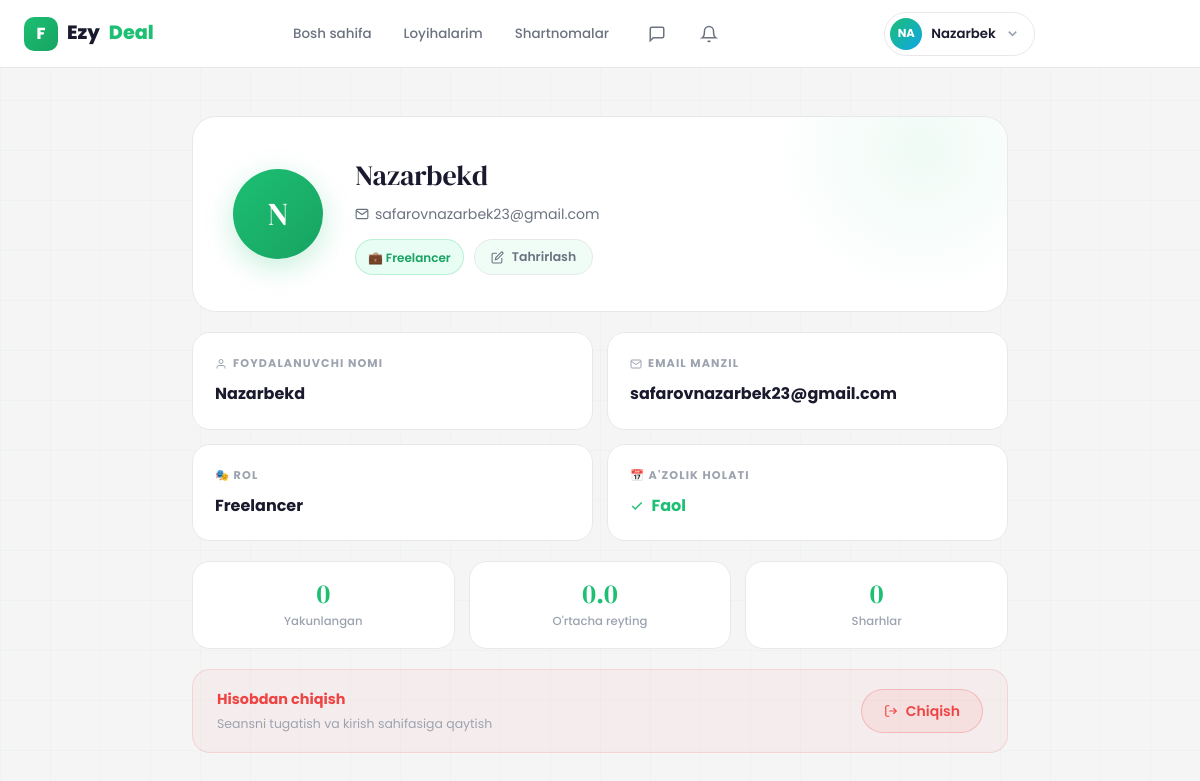
The page /profile/1/ (signed in) on the database its author committed.
### Users/models.py (models this page shows, shortened)
class User(AbstractUser):
    ROLE_CHOICE = (
        (CLIENT, 'client'),
        (FREELANCER, 'freelancer'),
    )
    email = models.EmailField(unique=True)
    role = models.CharField(max_length=20, choices=ROLE_CHOICE)
    bio = models.TextField(blank=True, null=True)
    avatar = models.ImageField(upload_to='avatars/', blank=True, null=True)
    created_at = models.DateTimeField(auto_now_add=True)

### Users/views.py (the view)
# urls.py: path('profile/<int:pk>/', UserProfileView, name='user_profile'),
@login_required(login_url='login')
def UserProfileView(request, pk):
    profile_user = get_object_or_404(User, pk=pk)
    profile = FreelancerProfile.objects.filter(user=profile_user).first()
    avg_rating = 0
    review_count = 0
    if profile:
        agg = Review.objects.filter(freelancer=profile).aggregate(avg=Avg('rating'))
        avg_rating = agg['avg'] or 0
        review_count = Review.objects.filter(freelancer=profile).count()
    context = {
        'profile_user': profile_user,
        'username': profile_user.username,
        'email': profile_user.email,
        'role': profile_user.role,
        'freelancer_profile': profile,
        'avg_rating': avg_rating,
        'review_count': review_count,
    }
    return render(request, 'profile.html', context)

### Notifications/context_processors.py (called while the page is built)
def notifications_count(request):
    if request.user.is_authenticated:
        count = request.user.notifications.filter(is_read=False).count()
        recent = list(request.user.notifications.all()[:5])
        return {'unread_notifications': count, 'recent_notifications': recent}
    return {'unread_notifications': 0, 'recent_notifications': []}

### templates/profile.html (shortened to what this page needs)
{% extends 'base.html' %}
{% block content %}
<div class="profile-wrap">
    <div class="profile-hero">
        <div class="profile-avatar">{{ username|first|upper }}</div>
        <div class="profile-info">
            <div class="profile-name">{{ username }}</div>
            <div class="profile-email">
                <svg width="14" height="14" viewBox="0 0 24 24" fill="none" stroke="currentColor" stroke-width="2"><path d="M4 4h16c1.1 0 2 .9 2 2v12c0 1.1-.9 2-2 2H4c-1.1 0-2-.9-2-2V6c0-1.1.9-2 2-2z"/><polyline points="22,6 12,13 2,6"/></svg>
                {{ email }}
            </div>
            <div class="profile-actions">
                <span class="badge-role">
                    {% if role == 'freelancer' %}💼 Freelancer{% else %}🏢 Mijoz{% endif %}
                </span>
                <a href="{% url 'edit_profile' %}" class="btn btn-ghost btn-sm">
                    <svg width="13" height="13" viewBox="0 0 24 24" fill="none" stroke="currentColor" stroke-width="2"><path d="M11 4H4a2 2 0 0 0-2 2v14a2 2 0 0 0 2 2h14a2 2 0 0 0 2-2v-7"/><path d="M18.5 2.5a2.121 2.121 0 0 1 3 3L12 15l-4 1 1-4 9.5-9.5z"/></svg>
                    Tahrirlash
                </a>
            </div>
        </div>
    </div>
    <div class="info-grid">
        <div class="info-card">
            <div class="info-card-label">
                <svg width="12" height="12" viewBox="0 0 24 24" fill="none" stroke="currentColor" stroke-width="2"><path d="M20 21v-2a4 4 0 0 0-4-4H8a4 4 0 0 0-4 4v2"/><circle cx="12" cy="7" r="4"/></svg>
                Foydalanuvchi nomi
            </div>
            <div class="info-card-val">{{ username }}</div>
        </div>
        <div class="info-card">
            <div class="info-card-label">
                <svg width="12" height="12" viewBox="0 0 24 24" fill="none" stroke="currentColor" stroke-width="2"><path d="M4 4h16c1.1 0 2 .9 2 2v12c0 1.1-.9 2-2 2H4c-1.1 0-2-.9-2-2V6c0-1.1.9-2 2-2z"/><polyline points="22,6 12,13 2,6"/></svg>
                Email manzil
            </div>
            <div class="info-card-val">{{ email }}</div>
        </div>
        <div class="info-card">
            <div class="info-card-label">🎭 Rol</div>
            <div class="info-card-val">{% if role == 'freelancer' %}Freelancer{% else %}Mijoz (Client){% endif %}</div>
        </div>
        <div class="info-card">
            <div class="info-card-label">📅 A'zolik holati</div>
            <div class="info-card-val" style="color:var(--success);">
                <svg width="14" height="14" viewBox="0 0 24 24" fill="none" stroke="currentColor" stroke-width="2.5" style="display:inline;vertical-align:middle;margin-right:4px"><polyline points="20 6 9 17 4 12"/></svg>
                Faol
            </div>
        </div>
    </div>
    {% if role == 'freelancer' %}
    <div class="stats-row">
        <div class="stat-mini">
            <div class="stat-mini-val">{{ done_count|default:0 }}</div>
            <div class="stat-mini-label">Yakunlangan</div>
        </div>
        <div class="stat-mini">
            <div class="stat-mini-val">{{ avg_rating|floatformat:1|default:"—" }}</div>
            <div class="stat-mini-label">O'rtacha reyting</div>
        </div>
        <div class="stat-mini">
            <div class="stat-mini-val">{{ review_count|default:0 }}</div>
            <div class="stat-mini-label">Sharhlar</div>
        </div>
    </div>
    {% endif %}
    <div class="danger-zone">
        <div>
            <div class="danger-zone-title">Hisobdan chiqish</div>
            <div class="danger-zone-sub">Seansni tugatish va kirish sahifasiga qaytish</div>
        </div>
        <a href="{% url 'logout' %}" class="btn btn-danger">
            <svg width="14" height="14" viewBox="0 0 24 24" fill="none" stroke="currentColor" stroke-width="2"><path d="M9 21H5a2 2 0 0 1-2-2V5a2 2 0 0 1 2-2h4"/><polyline points="16 17 21 12 16 7"/><line x1="21" y1="12" x2="9" y2="12"/></svg>
            Chiqish
        </a>
    </div>
</div>
{% endblock %}

### templates/base.html (shortened to what this page needs)
<!DOCTYPE html>
<html lang="uz">
<head>
</head>
<body>
<nav class="navbar">
    <div class="container">
        <a href="{% url 'logo_redirect' %}" class="nav-logo">
            <div class="logo-mark">F</div>
            Ezy<em>Deal</em>
        </a>
        <nav class="nav-links">
            {% if user.is_authenticated %}
                {% if user.role == 'freelancer' %}
                    <a href="{% url 'main_freelancer' %}" class="nav-link">Loyihalar</a>
                    <a href="{% url 'saved_projects' %}" class="nav-link">Saqlangan</a>
                    <a href="{% url 'freelancer_contract_list' %}" class="nav-link">Shartnomalar</a>
                {% else %}
                    <a href="{% url 'main_client' %}" class="nav-link">Bosh sahifa</a>
                    <a href="{% url 'myprojects' %}" class="nav-link">Loyihalarim</a>
                    <a href="{% url 'client_contract_list' %}" class="nav-link">Shartnomalar</a>
                {% endif %}
            {% else %}
                <a href="{% url 'login' %}" class="nav-link">Kirish</a>
            {% endif %}
        </nav>
        {% if user.is_authenticated %}
        <a href="{% url 'inbox' %}" class="nav-icon-btn" title="Xabarlar" style="position:relative;display:flex;align-items:center;justify-content:center;width:36px;height:36px;border-radius:50%;color:var(--text2);transition:var(--t);">
            <svg width="18" height="18" viewBox="0 0 24 24" fill="none" stroke="currentColor" stroke-width="2"><path d="M21 15a2 2 0 0 1-2 2H7l-4 4V5a2 2 0 0 1 2-2h14a2 2 0 0 1 2 2z"/></svg>
        </a>
        <a href="{% url 'notifications' %}" class="nav-icon-btn" title="Bildirishnomalar" style="position:relative;display:flex;align-items:center;justify-content:center;width:36px;height:36px;border-radius:50%;color:var(--text2);transition:var(--t);">
            <svg width="18" height="18" viewBox="0 0 24 24" fill="none" stroke="currentColor" stroke-width="2"><path d="M18 8A6 6 0 0 0 6 8c0 7-3 9-3 9h18s-3-2-3-9"/><path d="M13.73 21a2 2 0 0 1-3.46 0"/></svg>
        </a>
        <div class="profile-wrap">
            <div class="profile-btn">
                <div class="avatar">
                    {% if user.avatar %}
                        <img src="{{ user.avatar.url }}" alt="{{ user.username }}" style="width:100%;height:100%;object-fit:cover;border-radius:50%;">
                    {% else %}
                        {{ user.username|slice:":2"|upper }}
                    {% endif %}
                </div>
                <span class="uname">{{ user.username }}</span>
                <svg class="nav-icon chevron" viewBox="0 0 24 24" fill="none" stroke="currentColor" stroke-width="2.5">
                    <polyline points="6 9 12 15 18 9"/>
                </svg>
            </div>
        </div>
        {% else %}
        <a href="{% url 'register' %}" class="btn btn-primary btn-sm">Boshlash →</a>
        {% endif %}
    </div>
</nav>
<main class="main">
    {% block content %}{% endblock %}
</main>
</body>
</html>

### templates/base.html (style rules this page uses)
:root { --bg: #f5f5f5; --surface: #ffffff; --surface2: #f0fdf7; --border: #e8e8e8; --accent: #1DBF73; --accent-dk: #17a362; --accent-lt: #e8fdf3; --accent-glow: rgba(29,191,115,.25); --text: #1a1a2e; --text2: #6b7280; --text3: #9ca3af; --success: #1DBF73; --warning: #f59e0b; --danger: #ef4444; --info: #3b82f6; --r: 12px; --r2: 18px; --r3: 24px; --shadow-sm: 0 2px 8px rgba(0,0,0,.06); --shadow-md: 0 8px 32px rgba(0,0,0,.10); --shadow-lg: 0 20px 60px rgba(0,0,0,.13); --font: 'Poppins', sans-serif; --serif: 'DM Serif Display', serif; --ease: cubic-bezier(.4,0,.2,1); --spring: cubic-bezier(.34,1.56,.64,1); --t: .25s; }
*, *::before, *::after { box-sizing: border-box; margin: 0; padding: 0; }
html { scroll-behavior: smooth; }
body { font-family: var(--font); background: var(--bg); color: var(--text); line-height: 1.6; min-height: 100vh; -webkit-font-smoothing: antialiased; overflow-x: hidden; }
a { text-decoration: none; color: inherit; }
body::before { content: ''; position: fixed; inset: 0; background-image: linear-gradient(rgba(29,191,115,.03) 1px, transparent 1px), linear-gradient(90deg, rgba(29,191,115,.03) 1px, transparent 1px); background-size: 50px 50px; pointer-events: none; z-index: 0; }
.container { width: 100%; max-width: 1240px; margin-inline: auto; padding-inline: 24px; }
.main { padding-top: 68px; position: relative; z-index: 1; min-height: calc(100vh - 68px); }
.navbar { position: fixed; top: 0; left: 0; right: 0; z-index: 200; height: 68px; background: rgba(255,255,255,.93); backdrop-filter: blur(20px); border-bottom: 1px solid var(--border); display: flex; align-items: center; }
.navbar .container { display: flex; align-items: center; gap: 16px; height: 100%; }
.nav-logo { font-size: 1.2rem; font-weight: 800; color: var(--text); display: flex; align-items: center; gap: 9px; white-space: nowrap; flex-shrink: 0; }
.logo-mark { width: 34px; height: 34px; border-radius: 10px; background: linear-gradient(135deg, var(--accent), var(--accent-dk)); display: flex; align-items: center; justify-content: center; color: #fff; font-size: 1rem; font-weight: 800; }
.nav-logo em { color: var(--accent); font-style: normal; }
.nav-links { display: flex; align-items: center; gap: 4px; margin-left: auto; }
.nav-link { padding: 7px 14px; border-radius: 100px; font-size: .84rem; font-weight: 500; color: var(--text2); transition: var(--t); }
.profile-wrap { position: relative; flex-shrink: 0; }
.profile-btn { display: flex; align-items: center; gap: 9px; padding: 5px 14px 5px 5px; border: 1.5px solid var(--border); border-radius: 100px; background: var(--surface); cursor: pointer; transition: var(--t); }
.avatar { width: 32px; height: 32px; border-radius: 50%; background: linear-gradient(135deg, var(--accent), #0ea5e9); display: flex; align-items: center; justify-content: center; color: #fff; font-size: .72rem; font-weight: 700; flex-shrink: 0; }
.profile-btn .uname { font-size: .83rem; font-weight: 600; }
.profile-btn .chevron { color: var(--text3); transition: transform var(--t); }
.nav-icon { width: 15px; height: 15px; }
.btn { display: inline-flex; align-items: center; justify-content: center; gap: 8px; padding: 10px 22px; border-radius: 100px; font-family: var(--font); font-size: .875rem; font-weight: 600; border: none; cursor: pointer; transition: var(--t); position: relative; overflow: hidden; white-space: nowrap; }
.btn::after { content: ''; position: absolute; inset: 0; background: rgba(255,255,255,.15); opacity: 0; transition: opacity var(--t); }
.btn-ghost { background: var(--surface2); color: var(--text2); border: 1.5px solid var(--border); }
.btn-danger { background: rgba(239,68,68,.08); color: var(--danger); border: 1.5px solid rgba(239,68,68,.25); }
.btn-sm { padding: 7px 16px; font-size: .78rem; }

### rows shown on the page
User: username "NA", username "Nazarbek"
User: username "N", username "Nazarbekd", email "safarovnazarbek23@gmail.com"

### other values the page prints
{{ done_count|default:0 }} "0"
{{ avg_rating|floatformat:1|default:"—" }} "0.0"
{{ review_count|default:0 }} "0"
